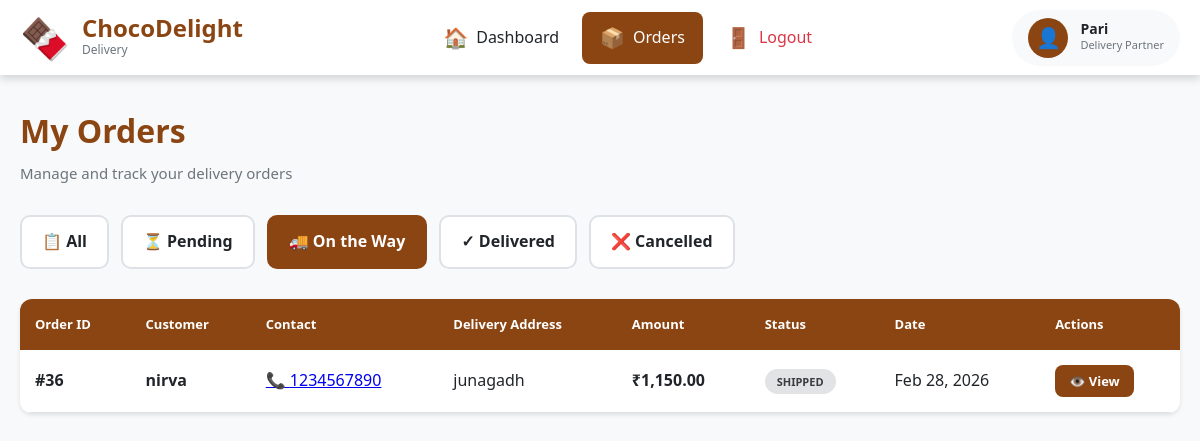
Page /delivery_orders.php?status=on_way (signed in) on the committed database.
### tables this page shows
CREATE TABLE `orders` (
  `id` int(11) NOT NULL,
  `customer_id` int(11) DEFAULT NULL,
  `total` decimal(10,2) DEFAULT NULL,
  `status` enum('pending','processing','shipped','delivered','cancelled') DEFAULT 'pending',
  `created_at` timestamp NOT NULL DEFAULT current_timestamp(),
  `delivery_person_id` int(11) DEFAULT NULL,
  `delivery_date` datetime DEFAULT NULL,
  `updated_at` datetime DEFAULT current_timestamp() ON UPDATE current_timestamp()
);

CREATE TABLE `customers` (
  `id` int(11) NOT NULL,
  `name` varchar(150) DEFAULT NULL,
  `email` varchar(150) DEFAULT NULL,
  `phone` varchar(50) DEFAULT NULL,
  `address` text DEFAULT NULL,
  `created_at` timestamp NOT NULL DEFAULT current_timestamp(),
  `password` varchar(255) NOT NULL
);

### config.php (called while the page is built, shortened)
<?php
function formatCurrency($amount) {
    return '₹' . number_format((float)$amount, 2);
}
function formatDateShort($date) {
    return empty($date) ? 'N/A' : date('M d, Y', strtotime($date));
}
function getStatusClass($status) {
    return [
        'pending' => 'warning',
        'processing' => 'info',
        'confirmed' => 'info',
        'out_for_delivery' => 'primary',
        'delivered' => 'success',
        'cancelled' => 'danger',
        'returned' => 'danger'
    ][$status] ?? 'secondary';
}

### delivery_orders.php (the view, shortened to what this page needs)
<?php
require_once 'config.php';
$conn = getDBConnection();
$deliveryId = $_SESSION['delivery_id'];
$filterStatus = $_GET['status'] ?? 'all';
$query = "
    SELECT
        o.*,
        c.name AS customer_name,
        c.phone AS customer_phone,
        c.address
    FROM orders o
    LEFT JOIN customers c ON o.customer_id = c.id
    WHERE o.delivery_person_id = ?
";
$params = [$deliveryId];
$types  = "i";
if ($filterStatus !== 'all') {
    if ($filterStatus === 'pending') {
        $query .= " AND o.status IN ('pending', 'processing', 'confirmed')";
    } elseif ($filterStatus === 'on_way') {
        $query .= " AND o.status IN ('shipped', 'out_for_delivery')";
    } else {
        $query .= " AND o.status = ?";
        $params[] = $filterStatus;
        $types   .= "s";
    }
}
$query .= " ORDER BY o.created_at DESC";
$stmt = $conn->prepare($query);
$stmt->bind_param($types, ...$params);
$stmt->execute();
$orders = $stmt->get_result();
?>
<!DOCTYPE html>
<html lang="en">
<head>
    <link rel="stylesheet" href="delivery_styles.css">
</head>
<body>
<?php include 'delivery_header.php'; ?>
<div class="container">
    <div class="page-header">
        <div>
            <h1>My Orders</h1>
            <p>Manage and track your delivery orders</p>
        </div>
    </div>
    <div class="filter-tabs">
        <a href="delivery_orders.php?status=all"
           class="filter-tab <?= $filterStatus === 'all' ? 'active' : ''; ?>">
            📋 All
        </a>
        <a href="delivery_orders.php?status=pending"
           class="filter-tab <?= $filterStatus === 'pending' ? 'active' : ''; ?>">
            ⏳ Pending
        </a>
        <a href="delivery_orders.php?status=on_way"
           class="filter-tab <?= $filterStatus === 'on_way' ? 'active' : ''; ?>">
            🚚 On the Way
        </a>
        <a href="delivery_orders.php?status=delivered"
           class="filter-tab <?= $filterStatus === 'delivered' ? 'active' : ''; ?>">
            ✓ Delivered
        </a>
        <a href="delivery_orders.php?status=cancelled"
           class="filter-tab <?= $filterStatus === 'cancelled' ? 'active' : ''; ?>">
            ❌ Cancelled
        </a>
    </div>
    <div class="card">
        <?php if ($orders->num_rows > 0): ?>
            <div class="table-container">
                <table class="data-table">
                    <thead>
                        <tr>
                            <th>Order ID</th>
                            <th>Customer</th>
                            <th>Contact</th>
                            <th>Delivery Address</th>
                            <th>Amount</th>
                            <th>Status</th>
                            <th>Date</th>
                            <th>Actions</th>
                        </tr>
                    </thead>
                    <tbody>
                    <?php while ($order = $orders->fetch_assoc()): ?>
                        <tr>
                            <td>
                                <strong>#<?= htmlspecialchars($order['order_number'] ?? $order['id']); ?></strong>
                            </td>
                            <td><strong><?= htmlspecialchars($order['customer_name']); ?></strong></td>
                            <td>
                                <a href="tel:<?= htmlspecialchars($order['customer_phone']); ?>">
                                    📞 <?= htmlspecialchars($order['customer_phone']); ?>
                                </a>
                            </td>
                            <td><?= htmlspecialchars($order['address']); ?></td>
                            <td><strong><?= formatCurrency($order['total']); ?></strong></td>
                            <td>
                                <span class="badge badge-<?= getStatusClass($order['status']); ?>">
                                    <?= ucwords(str_replace('_', ' ', $order['status'])); ?>
                                </span>
                            </td>
                            <td><?= formatDateShort($order['created_at']); ?></td>
                            <td>
                                <a href="delivery_view_order.php?id=<?= $order['id']; ?>"
                                   class="btn btn-sm btn-primary">
                                    👁️ View
                                </a>
                            </td>
                        </tr>
                    <?php endwhile; ?>
                    </tbody>
                </table>
            </div>
        <?php endif; ?>
    </div>
</div>
</body>
</html>

### delivery_styles.css (style rules this page uses)
:root { --primary-color: #8B4513; --primary-dark: #6d3410; --secondary-color: #D2691E; --success-color: #28a745; --warning-color: #ffc107; --danger-color: #dc3545; --info-color: #17a2b8; --light-bg: #f8f9fa; --dark-bg: #343a40; --text-dark: #212529; --text-muted: #6c757d; --border-color: #dee2e6; --shadow-sm: 0 2px 4px rgba(0, 0, 0, 0.1); --shadow-md: 0 4px 8px rgba(0, 0, 0, 0.15); --shadow-lg: 0 8px 16px rgba(0, 0, 0, 0.2); }
* { margin: 0; padding: 0; box-sizing: border-box; }
body { font-family: 'Segoe UI', Tahoma, Geneva, Verdana, sans-serif; background: var(--light-bg); color: var(--text-dark); line-height: 1.6; min-height: 100vh; }
.container { max-width: 1400px; margin: 0 auto; padding: 30px 20px; }
.page-header { display: flex; justify-content: space-between; align-items: center; margin-bottom: 30px; flex-wrap: wrap; gap: 15px; }
.page-header h1 { font-size: 32px; color: var(--primary-color); margin-bottom: 5px; }
.page-header p { color: var(--text-muted); font-size: 15px; }
.card { background: white; border-radius: 12px; box-shadow: var(--shadow-sm); overflow: hidden; }
.btn { display: inline-flex; align-items: center; justify-content: center; gap: 8px; padding: 10px 20px; border: none; border-radius: 8px; font-size: 14px; font-weight: 600; cursor: pointer; transition: all 0.3s; text-decoration: none; }
.btn-primary { background: var(--primary-color); color: white; }
.btn-sm { padding: 6px 14px; font-size: 13px; }
.badge { display: inline-block; padding: 4px 12px; border-radius: 20px; font-size: 11px; font-weight: 700; text-transform: uppercase; }
.badge-secondary { background: #e2e3e5; color: #383d41; }
.filter-tabs { display: flex; gap: 12px; margin-bottom: 30px; flex-wrap: wrap; }
.filter-tab { display: flex; align-items: center; gap: 8px; padding: 12px 20px; background: white; border: 2px solid var(--border-color); border-radius: 10px; text-decoration: none; color: var(--text-dark); font-weight: 600; transition: all 0.3s; }
.filter-tab.active { background: var(--primary-color); color: white; border-color: var(--primary-color); }
.table-container { overflow-x: auto; }
.data-table { width: 100%; border-collapse: collapse; background: white; }
.data-table thead { background: var(--primary-color); color: white; }
.data-table th { padding: 15px; text-align: left; font-weight: 600; font-size: 13px; }
.data-table td { padding: 15px; border-bottom: 1px solid var(--border-color); }

### rows in the picture
orders: id "36", customer.name "nirva", customer.phone "1234567890", customer.address "junagadh", total "₹1,150.00", status "SHIPPED", created_at "Feb 28, 2026"

### other values in the picture
$_SESSION['delivery_name'] "Pari"
